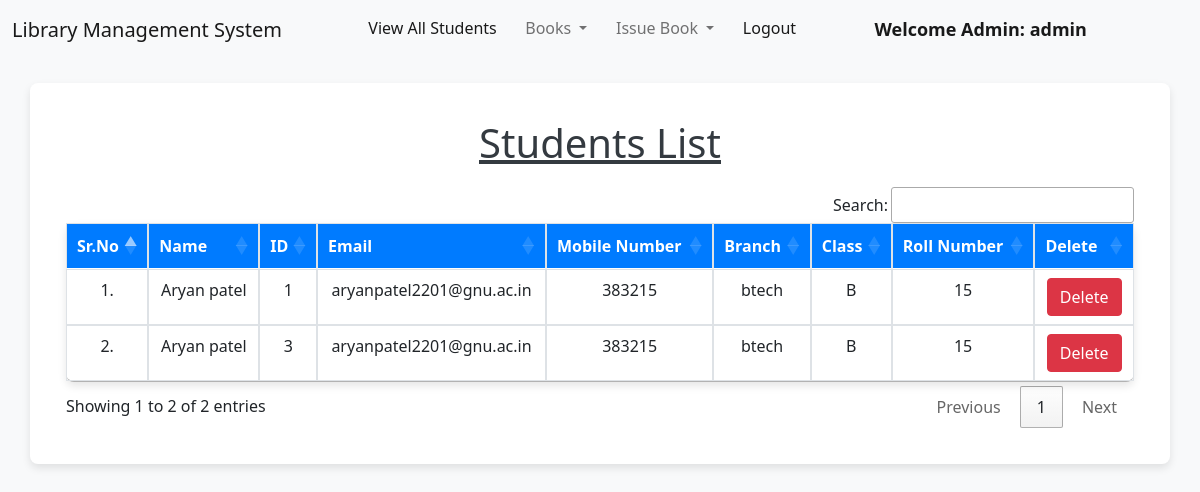
The app's page /view_students/ (signed in) with its own data.
### library/models.py (models this page shows, shortened)
class Student(models.Model):
    user = models.OneToOneField(User, on_delete=models.CASCADE)
    classroom = models.CharField(max_length=10)
    branch = models.CharField(max_length=10)
    roll_no = models.CharField(max_length=3, blank=True)
    phone = models.CharField(max_length=10, blank=True)
    image = models.ImageField(upload_to="", blank=True)

### library/views.py (the view)
# urls.py: path("view_students/", views.view_students, name="view_students"),
@login_required(login_url = '/admin_login')
def view_students(request):
    students = Student.objects.all()
    return render(request, "view_students.html", {'students':students})

### library/templates/view_students.html (shortened to what this page needs)
{% extends 'admin_navbar.html' %}
{% load static %}
{% block body %}
<div class="container mt-4">
    <h1 class="text-center"><u>Students List</u></h1>
    <table class="table table-hover" id="example">
        <thead>
            <tr class="text-center">
                <th>Sr.No</th>
                <th>Name</th>
                <th>ID</th>
                <th>Email</th>
                <th>Mobile Number</th>
                <th>Branch</th>
                <th>Class</th>
                <th>Roll Number</th>
                <th>Delete</th>
            </tr>
        </thead>
        <tbody>
            {% for student in students %}
            <tr class="text-center">
                <td>{{forloop.counter}}.</td>
                <td>{{student.user.get_full_name}}</td>
                <td>{{student.user.id}}</td>
                <td>{{student.user.email}}</td>
                <td>{{student.phone}}</td>
                <td>{{student.branch}}</td>
                <td>{{student.classroom}}</td>
                <td>{{student.roll_no}}</td>
                <td><a href="/delete_student/{{student.id}}/" class="btn btn-danger" onclick="return confirm('Are you sure you want to delete this student?')">Delete</a></td>
            </tr>
            {% endfor %}
        </tbody>
    </table>
</div>
{% endblock %}

### library/templates/admin_navbar.html (shortened to what this page needs)
<!doctype html>
<html lang="en">
<head>
  <link href="https://cdn.jsdelivr.net/npm/bootstrap@5.1.0/dist/css/bootstrap.min.css" rel="stylesheet">
  <link rel="stylesheet" href="https://cdn.datatables.net/1.10.25/css/jquery.dataTables.min.css">
  <link rel="stylesheet" href="https://cdn.datatables.net/buttons/1.7.1/css/buttons.dataTables.min.css">
</head>
<body>
  <nav class="navbar navbar-expand-lg navbar-light bg-light">
    <div class="container-fluid">
      <a class="navbar-brand" href="#">Library Management System</a>
      <div class="collapse navbar-collapse" id="navbarSupportedContent">
        <ul class="navbar-nav me-auto mb-2 mb-lg-0">
          <li class="nav-item">
            <a class="nav-link active" aria-current="page" href="/view_students/">View All Students</a>
          </li>
          <li class="nav-item dropdown">
            <a class="nav-link dropdown-toggle" href="#" id="navbarDropdownBooks" role="button" data-bs-toggle="dropdown" aria-expanded="false">
              Books
            </a>
          </li>
          <li class="nav-item dropdown">
            <a class="nav-link dropdown-toggle" href="#" id="navbarDropdownIssue" role="button" data-bs-toggle="dropdown" aria-expanded="false">
              Issue Book
            </a>
          </li>
          <li class="nav-item">
            <a class="nav-link active" aria-current="page" href="/logout/">Logout</a>
          </li>
          <li class="nav-item">
            <a style="font-weight:600; font-family:'Segoe UI', Tahoma, Geneva, Verdana, sans-serif; font-size: large;" class="nav-link active" href="#">Welcome Admin: {{request.user}}</a>
          </li>
        </ul>
      </div>
    </div>
  </nav>
  {% block body %}
  {% endblock %}
</body>
</html>

### library/templates/view_students.html (style rules this page uses)
body { background-color: #f8f9fa; }
.container { margin-top: 4%; border-radius: 0.5rem; background: #fff; box-shadow: 0 4px 8px rgba(0,0,0,0.1); padding: 3%; }
h1 { text-align: center; margin-bottom: 20px; color: #343a40; text-decoration: underline; }
.table { width: 100%; background-color: #fff; box-shadow: 0 4px 8px rgba(0,0,0,0.1); border-radius: 0.5rem; }
.table th { background-color: #007bff; color: #fff; }
.table td, .table th { border: 1px solid #dee2e6; padding: 8px; text-align: center; }
.btn-danger { background-color: #dc3545; border-color: #dc3545; }

### records on screen
Student: user.get_full_name "Aryan patel", user.id "1", user.email "aryanpatel2201@gnu.ac.in", phone "383215", branch "btech", classroom "B", roll_no "15"
Student: user.get_full_name "Aryan patel", user.id "3", user.email "aryanpatel2201@gnu.ac.in", phone "383215", branch "btech", classroom "B", roll_no "15"

### other values on screen
{{ request.user }} "admin"
